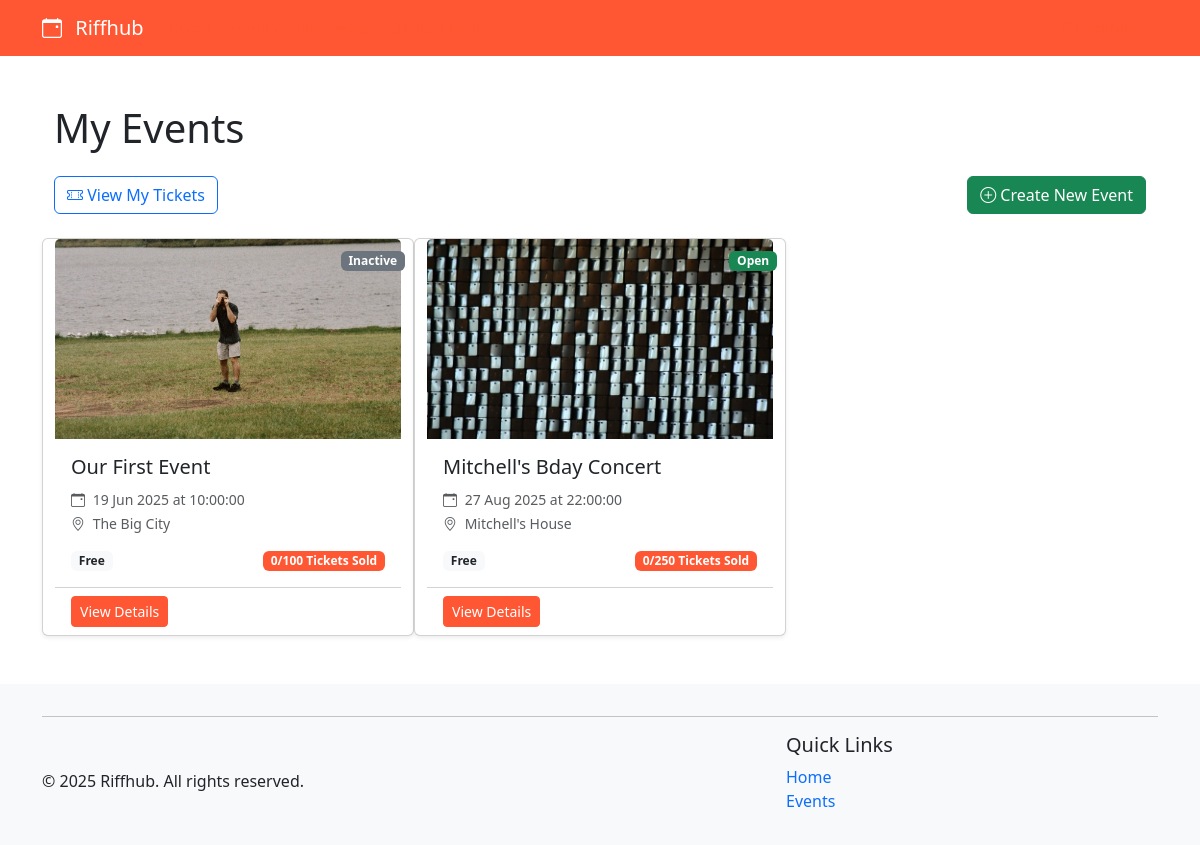
The page /events/my-events (signed in) on the database as committed earlier.
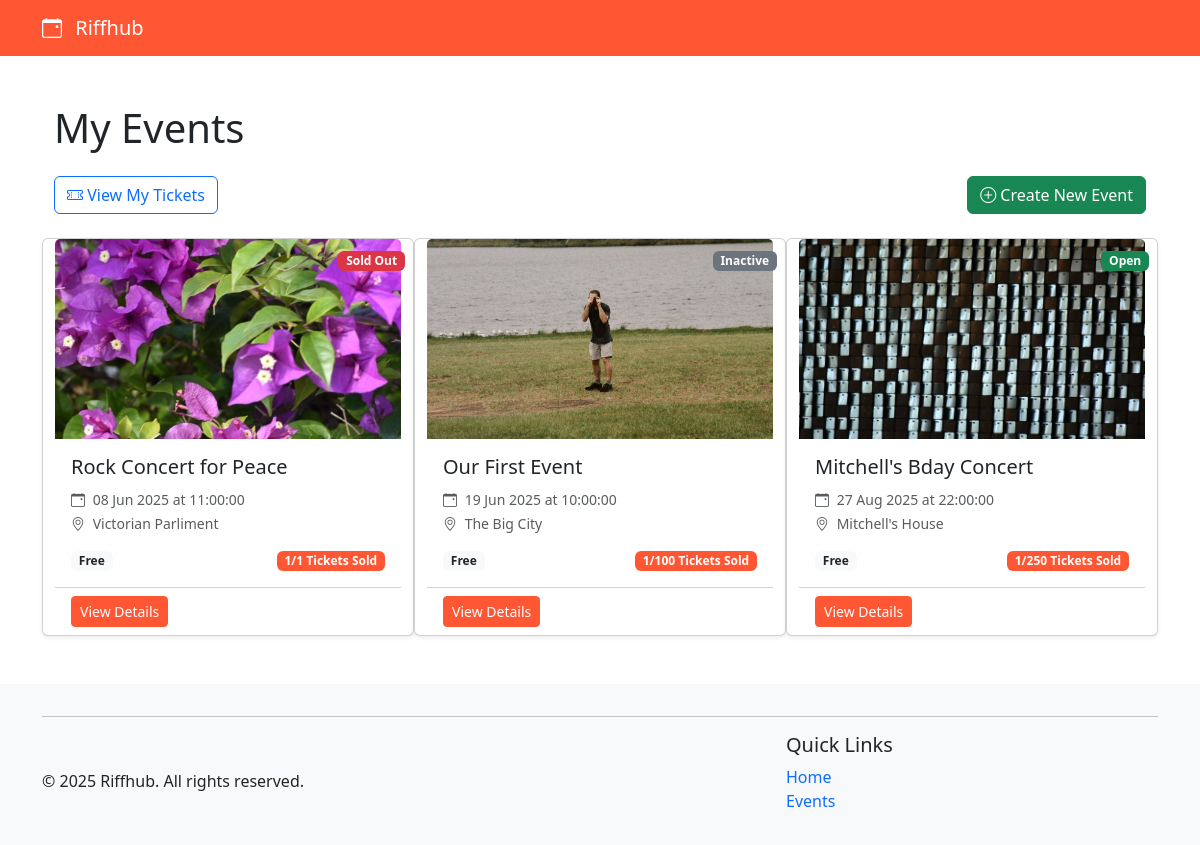
The same page on the database as committed later.
### riffhub/models.py (models this page shows, shortened)
class Event(db.Model):
    __tablename__ = 'events'
    id = db.Column(db.Integer, primary_key=True)
    title = db.Column(db.String(120), nullable=False)
    description = db.Column(db.Text)
    genre_id = db.Column(db.Integer, db.ForeignKey('genres.id'))
    date = db.Column(db.Date, nullable=False)
    time = db.Column(Time, nullable=False)
    location = db.Column(db.String(120))
    image = db.Column(db.String(255))
    capacity = db.Column(db.Integer, default=0)  # 0 means unlimited capacity
    price = db.Column(db.Double, default=0)  # 0 means free entry
    organizer_id = db.Column(db.Integer, db.ForeignKey('users.id'))
    created_at = db.Column(db.DateTime, default=datetime.utcnow)
    tickets = db.relationship('Ticket', backref='event', lazy='dynamic', cascade='all, delete-orphan')
    @property
    def ticket_count(self):
        return db.session.query(db.func.sum(Ticket.quantity)).filter(Ticket.event_id == self.id).scalar() or 0
    @property
    def is_full(self):
        return self.capacity > 0 and self.ticket_count >= self.capacity

### riffhub/blueprints/events/routes.py (the view)
@bp.route('/my-events')
@login_required
def my_events():
    user_id = session['user_id']
    created_events = Event.query.filter_by(organizer_id=user_id).order_by(Event.date).all()
    current_date = date.today()
    return render_template('my_events.html',
                          created_events=created_events,
                          current_date=current_date)

### riffhub/helpers.py (called while the page is built)
def login_required(f):
    @wraps(f)
    def decorated_function(*args, **kwargs):
        if 'user_id' not in session:
            flash('Please log in to access this page', 'danger')
            return redirect(url_for('auth.login'))
        return f(*args, **kwargs)
    return decorated_function

def utility_processor():
    def format_date(date_str):
        try:
            if isinstance(date_str, str):
                date_obj = datetime.strptime(date_str, '%Y-%m-%d')
                return date_obj.strftime('%B %d, %Y')
            return date_str.strftime('%B %d, %Y')
        except:
            return date_str
    return dict(format_date=format_date, now=datetime.now())

### riffhub/blueprints/events/templates/my_events.html (shortened to what this page needs)
{% extends 'base.html' %}
{% import 'macros.html' as macros %}
{% block content %}
<div class="container my-5">
    <h1 class="mb-4">My Events</h1>
    <div class="d-flex justify-content-between align-items-center mb-4">
        <a href="{{ url_for('events.my_tickets') }}" class="btn btn-outline-primary">
            <i class="bi bi-ticket-perforated"></i> View My Tickets
        </a>
        <a href="{{ url_for('events.create') }}" class="btn btn-success">
            <i class="bi bi-plus-circle"></i> Create New Event
        </a>
    </div>
    {% if created_events %}
        <div class="row row-cols-1 row-cols-md-3 g-4">
            {% for event in created_events %}
                {{ macros.event_card(event, current_date) }}
            {% endfor %}
        </div>
    {% endif %}
</div>
{% endblock %}

### riffhub/templates/base.html (shortened to what this page needs)
<!DOCTYPE html>
<html lang="en">
  <head>
    <link
      href="https://cdn.jsdelivr.net/npm/bootstrap@5.3.0-alpha1/dist/css/bootstrap.min.css"
      rel="stylesheet"
    />
    <link
      rel="stylesheet"
      href="https://cdn.jsdelivr.net/npm/bootstrap-icons@1.10.3/font/bootstrap-icons.css"
    />
    <link
      rel="stylesheet"
      href="{{ url_for('static', filename='css/styles.css') }}"
    />
  </head>
  <body>
    <nav class="navbar navbar-expand-lg navbar-dark bg-primary">
      <div class="container">
        <a class="navbar-brand" href="{{ url_for('main.index') }}">
          <i class="bi bi-calendar-event me-2"></i>
          Riffhub
        </a>
        <div class="collapse navbar-collapse" id="navbarNav">
          <ul class="navbar-nav me-auto">
            <li class="nav-item">
              <a class="nav-link" href="{{ url_for('main.index') }}">Home</a>
            </li>
            <li class="nav-item">
              <a class="nav-link" href="{{ url_for('events.list') }}">Events</a>
            </li>
            {% if session.user_id %}
            <li class="nav-item">
              <a class="nav-link" href="{{ url_for('events.my_events') }}"
                >My Events</a
              >
            </li>
            <li class="nav-item">
              <a class="nav-link" href="{{ url_for('events.create') }}"
                >Create Event</a
              >
            </li>
            {% endif %}
          </ul>
          <ul class="navbar-nav">
            {% if session.user_id %}
            <li class="nav-item dropdown">
              <a
                class="nav-link dropdown-toggle"
                href="#"
                role="button"
                data-bs-toggle="dropdown"
              >
                <i class="bi bi-person-circle me-1"></i>
              </a>
            </li>
            {% endif %}
          </ul>
        </div>
      </div>
    </nav>
    <main class="container mt-4">
       {% block content %}{% endblock %}
    </main>
    <footer class="footer mt-5 py-3 bg-light">
      <div class="container">
        <hr />
        <div class="d-flex justify-content-between align-items-center">
          <p class="mb-0">
            &copy; {{ now.year }} Riffhub. All rights reserved.
          </p>
          <div class="col-md-4">
            <h5>Quick Links</h5>
            <ul class="list-unstyled">
              <li>
                <a
                  href="{{ url_for('main.index') }}"
                  class="text-decoration-none"
                  >Home</a
                >
              </li>
              <li>
                <a
                  href="{{ url_for('events.list') }}"
                  class="text-decoration-none"
                  >Events</a
                >
              </li>
            </ul>
          </div>
        </div>
      </div>
    </footer>
  </body>
</html>

### riffhub/templates/macros.html (shortened to what this page needs)
{% macro event_card(event, current_date, show_actions=False) %}
<div class="card h-100 event-card shadow-sm">
    {% if event.image %}
        <img src="{{ url_for('static', filename='uploads/' + event.image) }}" class="card-img-top" alt="{{ event.title }}" style="height: 200px; object-fit: cover;">
    {% else %}
        <img src="{{ url_for('static', filename='img/event-placeholder.jpg') }}" class="card-img-top" alt="Event placeholder" style="height: 200px; object-fit: cover;">
    {% endif %}
    <div class="event-status position-absolute top-0 end-0 p-2">
        {% if event.is_full %}
            <span class="badge bg-danger">Sold Out</span>
        {% elif event.date < current_date %}
            <span class="badge bg-secondary">Inactive</span>
        {% else %}
            <span class="badge bg-success">Open</span>
        {% endif %}
    </div>
    <div class="card-body">
        <h5 class="card-title">{{ event.title }}</h5>
        <p class="card-text">
            <small class="text-muted">
                <i class="bi bi-calendar-event me-1"></i> {{ event.date.strftime('%d %b %Y') }}
                {% if event.time %}
                    at {{ event.time }}
                {% endif %}
            </small><br>
            {% if event.location %}
            <small class="text-muted">
                <i class="bi bi-geo-alt me-1"></i> {{ event.location }}
            </small>
            {% endif %}
        </p>
        <div class="d-flex justify-content-between align-items-center mt-2">
            {% if event.price > 0 %}
                <span class="badge bg-info text-dark">${{ "%.2f"|format(event.price) }}</span>
            {% else %}
                <span class="badge bg-light text-dark">Free</span>
            {% endif %}
            <span class="badge bg-primary">
                {% if event.capacity > 0 %}
                    {{ event.ticket_count }}/{{ event.capacity }} Tickets Sold
                {% else %}
                    {{ event.ticket_count }} Tickets Sold
                {% endif %}
            </span>
        </div>
    </div>
    <div class="card-footer d-flex justify-content-between bg-white">
        <a href="{{ url_for('events.detail', event_id=event.id) }}" class="btn btn-sm btn-primary">View Details</a>
    </div>
</div>
{% endmacro %}

### .utils/ass_2_reference/static/style/styles.css (style rules this page uses)
:root { --brand-primary: #ff5733; --brand-highlight: #ff7300; }
body { text-decoration: none; }
.bg-primary { background-color: var(--brand-primary) !important; }
.btn-primary { background-color: var(--brand-primary); border-color: var(--brand-primary); }
.nav-link { color: var(--brand-primary); }

Rows that differ between the two databases and show on the page:
added Event: image (picture), shows "Sold Out", title "Rock Concert for Peace", date "08 Jun 2025", time "11:00:00", location "Victorian Parliment", price "Free", ticket_count "1", capacity "1"
computed for Event "Our First Event": ticket_count "0" → "1"
computed for Event "Mitchell's Bday Concert": ticket_count "0" → "1"
